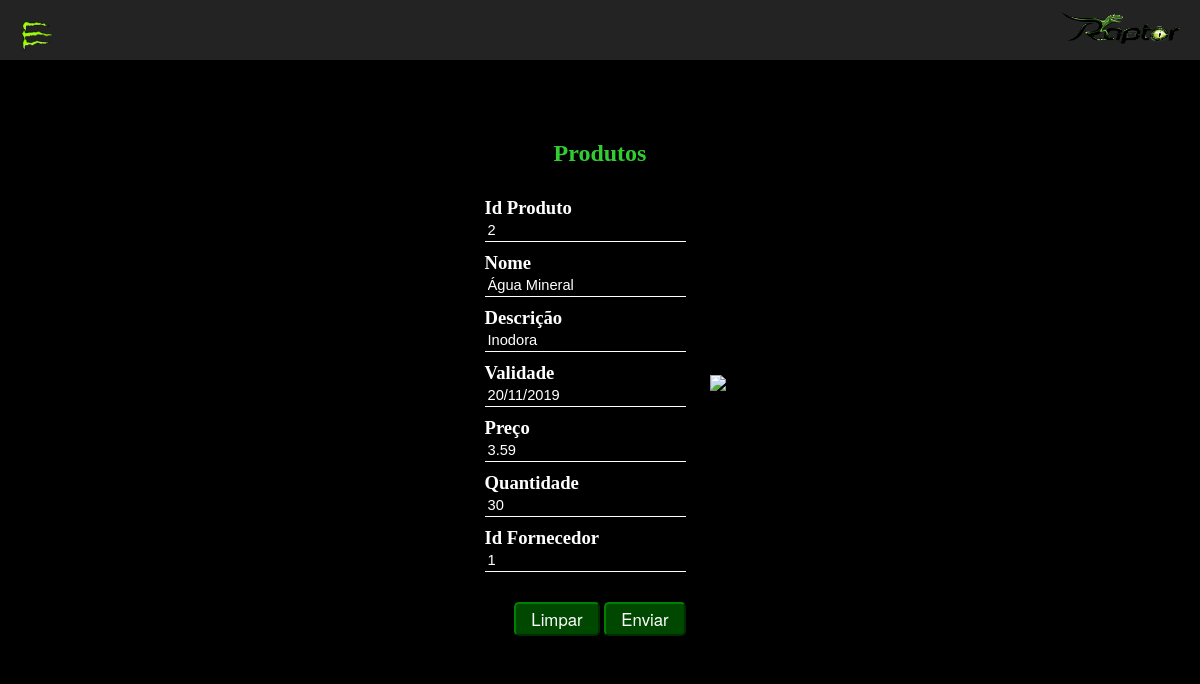
The page /Raptor/form_alterar-produtos.php?id=2 on the database its author committed.
### tables this page shows
CREATE TABLE `tb_produto` (
  `IDProduto` INT NOT NULL AUTO_INCREMENT,
  `NomeProduto` VARCHAR(60) NOT NULL,
  `QtdProduto` INT(10) NULL,
  `DTValProduto` VARCHAR(10) NULL,
  `PrecoProduto` VARCHAR(11) NULL,
  `DescricaoProduto` VARCHAR(60) NULL,
  `IDFornecedor` INT(6) NOT NULL,
  PRIMARY KEY (`IDProduto`))
COMMENT = '	';

### Raptor/form_alterar-produtos.php (the view, shortened to what this page needs)
<!DOCTYPE HTML>
<html>
<head>
	<link rel="stylesheet" type="text/css" href="style.css">
</head>
<body>
		<label id="icone" for="check"><img src="img/garra.png" id="icon-menu"></label>
		<img src="img/raptor-logo.png" id="logo-menu" align="right">
		<div class="menu">
			<h1>menu</h1>
		</div>
<center>
<div class="espaco"></div>
<div class="conteudo">
	<?php
		include_once('conexao.php');
		$sqlconsulta = $pdo->prepare("select * from `bd_convenes`.`tb_produto` where IDProduto = :codigo;");
		$sqlconsulta->bindParam(':codigo', $_GET['id'], PDO::PARAM_INT);
		$sqlconsulta->execute();
		$dados = $sqlconsulta->fetch(PDO::FETCH_ASSOC);
	?>
	<form name="form" method="post" action="alterar-produtos.php">
			<center><h2>Produtos</h2></center><h3>
			<table cellspacing="20"><tbody><tr><td>
				<table cellspacing="10">
					<tr><td>Id Produto<br><input type="text" name="idpr" min="0" value="<?php echo $dados['IDProduto']; ?>" id="campos" placeholder="Ex.: 12" readonly></td></tr>
					<tr><td>Nome<br><input type="text" name="nome" id="campos" placeholder="Ex.: Celular" value="<?php echo $dados['NomeProduto']; ?>"></td></tr>
					<tr><td>Descrição<br><input type="text" name="desc" id="campos" placeholder="Ex.: Azul, 30cm" value="<?php echo $dados['DescricaoProduto']; ?>"></td></tr>
					<tr><td>Validade<br><input type="text" name="vali" id="campos" placeholder="Ex.: 15/04/2018" value="<?php echo $dados['DTValProduto']; ?>"></td></tr>
					<tr><td>Preço<br><input type="text" name="prec" id="campos" placeholder="Ex.: R$20,00" value="<?php echo $dados['PrecoProduto']; ?>"></td></tr>
					<tr><td>Quantidade<br><input type="text" name="quan" min="0" id="campos" placeholder="Ex.: 12" value="<?php echo $dados['QtdProduto']; ?>"></td></tr>
					<tr><td>Id Fornecedor<br><input type="text" name="idfo" min="0" id="campos" placeholder="Ex.: 12" value="<?php echo $dados['IDFornecedor']; ?>"></td></tr>
				</tbody></table>
				<td><img src="img/raptor-gamer.gif"></td></tr></tbody></table>
			<center><input type="reset" value="Limpar" id="botao">
			<input type="submit" value="Enviar" id="botao"></center>
	</h3></form></center>
<div class="espaco"></div>
</body>
</html>

### Raptor/style.css (style rules this page uses)
* { padding: 0; margin: 0; }
body { background-color: #000; background-image: url(img/bg.png); background-repeat: no-repeat; background-size: 100%; }
h2 { text-shadow: 0 0 5px #000; font-family: sans serif; font-size: 18pt; color: #32CD32; }
h3 { text-shadow: 0 0 5px #000; font-family: 'Times New Roman', sans-serif; font-size: 14pt; color: #FFF; }
.menu { width: 100%; height: 60px; background-color: rgba(51, 51, 51, 0.7); }
.menu h1 { color: rgba(0, 0, 0, 0); }
#logo-menu { margin-top: 10px; margin-right: 20px; width: 10%; height: 10%; }
.conteudo { position: relative; background-color: rgba(0, 0, 0, 0.54); width: 60%; height: 70%; padding: 20px; }
.espaco { position: relative; height: 60px; width: 100%; }
#botao { background-color: rgba(0, 128, 0, 0.56); border-radius: 5px; font-size: 0.9em; color: #FFF; font-family: "Helvetica Neue"; padding: 3px 15px; border-color: #008000; }
#campos { background-color: rgba(0, 0, 0, 0); color: #FFF; padding: 8px; display: block; border: none; padding: 3px; border-bottom: 1px solid #FFF; width: 100%; font-size: 11pt; }
#icon-menu { width: 70%; height: 100%; }
#icone { cursor: pointer; position: absolute; z-index: 1; }
label { width: 5%; height: 5%; padding: 15px; }

### rows shown on the page
tb_produto: idpr "2", nome "Água Mineral", desc "Inodora", vali "20/11/2019", prec "3.59", quan "30", idfo "1"
